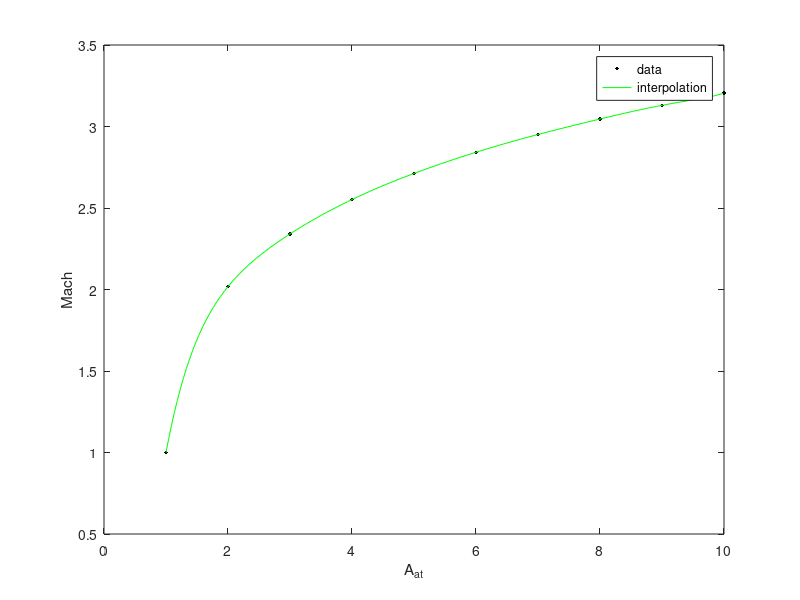

Reproduce this figure in MATLAB. (Note: this script raises an error after producing the figure.)
%% CALCOLO DELLO SCAMBIO TERMICO NELL'UGELLO AGGIUNTIVO
% scambio convettivo, liquid rocket design da pagina 110

clear
close all
clc


% valori nel punto di aggiunta dell'estensione dell'ugello

T_c = 6429*0.975^2; % R            temperatura in camera di combustione con fattore correttivo
p_c = 1124.85;    % psia         

g   = 1.2439;     % /            Gamma dei gas combusti 1:10
mm  = 22.26;       % lb/mol       Massa molare 
cp  = 1.1225;     % btu/lb*F     Specific heat at constant pressure a 1:10
c_star = 5929.2;  % ft/s         

%T_g = 3012.64;    % R            Temperatura gas combusti in 1:10
R_10 = 57.58;     % in           Raggio nel punto di 1:10

f_wg   = 0.8;     %              T_wg/Tc 
%R_d    = 2090;       % in^2*s*F/btu Thermal resistance caused by the solid deposition

R = ((666.75 + 169.80)/2)/25.4;         % in           mean Radius of curvature of nozzle contour (media interno/esterno) (parte nozzle)

    % /           Rapporto area gola / inizio ugello aggiunto

   %              Correction factor for property variations across the boundary layer (all'uscita dal nozzle)

gg = 32.2;        % ft/s^2       Accelerazione gravitazionale


% OSS: R_d, f_aw, sigma sono presi da pagina 111 del liquid rocket design

% CALCOLI:

mu = 46.6e-10 * (mm^0.5) * (T_c^0.6);      % viscosità
Pr_1 = (4*g) / ( 9*g - 5 );

% hg = (0.026/((R_10*2)^0.2)) * (mu^0.2 * cp / ...
%     (Pr^0.6)) * (p_c * gg / c_star)^0.8 * (((R_10*2) / R)^0.1 ) ...
% * (rapp_A)^0.9 * sigma; % gas side heat transfer coefficient [btu/in^2*sec*F]
% 
% h_gc = 1 / ( (1/hg) + R_d ); % btu/in^2*sec*F     overall gas-side thermal conductance 
% 
% q = h_gc * (T_aw - T_wg); %Heat flux or heat transferred across the stagnant 
% % gas film per unit surface area per unit time [btu/in^2*sec]
% 
% q_real = q * 1055.06/ 0.00064516;    % Heat flux [J/m^2*s]

r = Pr_1^0.33;




%% h_g calculation h_g = a*b*c
r_t = 17.5; %inch

a = (0.026/((r_t*2)^0.2)) * ((mu^0.2) * cp / (Pr_1^0.6)) * ((p_c * gg / c_star)^0.8) * ( ((r_t*2) / R)^0.1 );
a_vec = a*ones(100,1);
xx = linspace(0, 112.98, 100)'; %inch - discretizzazione lunghezza ugello sull'asse di simmetria
cc = 0.8*0.445*39.37/tan(deg2rad(15));
rapp = (xx/cc + 1).^-2;
b_vec = rapp.^0.9;

% c_vec    =  [0.95, 0.82, 0.79, 0.78, 0.77,0.76, 0.75, 0.72,0.71 ,0.7]; %sigma_vec 
% poly     =  polyfit(1:10, c_vec, 2);
% y_poly   =  polyval(poly, linspace(1,10,100));
% h_g1_10  =  a_vec.*b_vec.*y_poly;


 
%q_conv   = (T_aw - T_wg) * h_g1_10* 1055.06/ 0.00064516;

%% mach number interpolation (da Ae/At 1 a 10)
A_at  = linspace(1,10,10);
Mach = [1, 2.018, 2.341, 2.552, 2.712, 2.842, 2.951, 3.046, 3.130, 3.205];

figure
grid on;
grid minor;
plot(A_at, Mach, '.k', 'MarkerSize', 8);
xlabel('A_{at}');
ylabel('Mach')
hold on

for i = 1:9
    poly = polyfit(A_at, Mach, i);
    poly_Mach = polyval(poly, A_at);
    [m(i), k(i)] = max(abs(poly_Mach - Mach));
end

poly = polyfit(A_at, Mach, 9);
Aree = rapp.^-1;
poly_Mach = (polyval(poly, Aree));
plot(Aree, poly_Mach, 'green');
legend('data', 'interpolation');

poly_rd = R_d(Aree);
poly_rd = poly_rd';

%%

n = 100; %numero di stazioni tra gola e rapporto 10:1
%T_wg = 0.8*6429*ones(n,1);
T_wg = 5000*ones(n,1);
M = poly_Mach;
T_c = T_c*ones(100,1);
T_ci = zeros(100,1);
T_co = zeros(100,1);
T_wc = zeros(100,1);
T_aw = T_c.*(1 + (r* ((g-1)/2) *(poly_Mach.^2))) ./ (1 + (((g-1)/2) *(poly_Mach.^2)));
T_cool = zeros(n,1);
T_iniziale_coolant = (527 + 600)/2;
T_cool(1) = T_iniziale_coolant; %Rankine -
m_dot_cool = 1145.219881; %lb/s

c_spec_rp1 = 0.5; %btu / lb F 
%R = r_t*sqrt(linspace(1,10,100));
dx = (xx(end)/n);
T_ci(1) = T_iniziale_coolant;
lambda_wall = 3.86*1e-4; %dati design of LRE systems Huzel et al. pag 119 pdfk_cool = 1.78*1e-6; % dati design of LRE ..
mu_cool  = 4.16*1e-5; % dati deisgn  of LRE 
k_cool = 1.78*1e-6;
Pr = (mu_cool*c_spec_rp1/k_cool);

n_tubes_pre  = 178;
n_tubes_post = 356;
diam_tubes_ext   = zeros(100,1);

L_3 = 0.80 * ((sqrt(3) - 1) * 0.4445)/ (tan(deg2rad(15))) * 39.37; %inches (factor 39.37  convert from m to inches)


for k = 1:100

    if xx(k) < L_3

        diam_tubes_ext(k) = 2*pi*(r_t * sqrt(Aree(k))) / n_tubes_pre;
    else
        diam_tubes_ext(k) = 2*pi*(r_t * sqrt(Aree(k))) / n_tubes_post;
    
    end

end

t = 0.0319; %spessore tubi in inches
d_tubes_int = diam_tubes_ext - 2*t;
area_tubes_int = (pi/4) * d_tubes_int.^2;
G = m_dot_cool./area_tubes_int;

% questo modello RPA (ciclo iterativo) non considera il deposito carbonioso del flusso di gas
while k > 0.05
    T_wg(1)
    T_wg_i = T_wg; %per check convergenza
   
    
    sigma_vec = (((0.5*T_wg./T_c) .* (1 + (M.^2) * 0.2439/2) + 1/2).^(-0.68)).*(1 + (M.^2) * 0.2439/2).^(-0.12);
    alfa_t = a_vec.*b_vec.*sigma_vec;
    alfa_t = (alfa_t.^-1 + poly_rd).^-1;
    q_gas_side = alfa_t.*(T_aw - T_wg)
    Radius = r_t*(rapp.^(-1/2));
   
    dT_cool = (2*pi*flip(Radius).*flip(q_gas_side)*dx)./(m_dot_cool*c_spec_rp1);
   
    for i = 1:n-1
        T_ci(i+1) = T_ci(i) + dT_cool(i);
        T_co(i+1) = T_ci(i);
    end
    T_co(1) = T_ci(2);
    T_cool = (T_ci + T_co)/2;
    T_wc = T_wg - q_gas_side*t/lambda_wall;
    h_cool_side = 0.029 * c_spec_rp1 * ((mu_cool^(0.2)) / ((Pr)^(2/3))) .* ( (G.^0.8) ./ (d_tubes_int.^0.2) ) .* (T_cool./T_wc).^0.55;
    %STEP DI ITERAZIONE -> RIDEFINIRE T_WC E T_WG;
    T_wc = flip(T_cool) + q_gas_side./h_cool_side;
    T_wg = (q_gas_side*t/lambda_wall) + T_wc;
    T_wg_i1 = T_wg;
    k = (abs(T_wg_i1 - T_wg_i))./T_wg_i;
    k = min(k);

end

figure;
plot(xx, T_wg,'Color', 'r');
xlabel('asse nozzle [inch]');
ylabel('Temp. wall lato gas T[R]')
hold on;
%plot(xx, T_aw*(5/9),'Color', 'b')
plot(xx, T_wc,'Color', 'g')
xlabel('asse nozzle [inch]');
ylabel('Temp. wall lato coolant T[R]')
plot(xx, flip(T_cool))
xlabel('asse nozzle [inch]');
ylabel('Temp. coolant T[R]')
grid on;
figure;
plot(xx, q_gas_side);
xlabel('asse nozzle [inch]');
ylabel('flusso di calore q[btu/inch^2 s]')

grid on;

%% Pressure drop 
l_nozzle= 3.1898; % nozzle arc length 
dp = zeros(n,1);
rho_rp1 = 0.0293; %lb/inch^3

for i=1:n
   
    if i < 35
        num = 178;
    else 
        num = 356;
    end
    PI = pi*d_tubes_int(i)*num;
    A  = num* pi * d_tubes_int(i)^2 / 4;
    w  = m_dot_cool/(rho_rp1*A);
    Re = rho_rp1 * w * d_tubes_int(i) / mu_cool;
    lambda = 64/Re;
    d_eq = 4*A/PI;
    dp(i) = lambda*(dx/d_eq)*rho_rp1*w^2 / 2;

end

dP = sum(dp)/14.54;


%%


 %T_co  = 1588.25; % °R - temperatura del cooling all'ingresso. 
 %c_pvc = 0.655;   % btu/(lb F) - specific heat at costant pressure
 %eta_c = 0.50;    % .25 - .65 valori tipici
% 
 %rapp = (T_aw - T_wg)/(T_aw - T_co);
% esp  = (h_gc_vec./(c_pvc*eta_c));
 %rapp_2 = 1/rapp;
% G_c  = esp./log(rapp_2) *703.0696; % kg/(m^2 sec)
% area = 19.9877; % [m^2] internal nozzle area from 10:1 to 16:1
 %G_total = G_c * area;
 
 
 %figure;
% plot(xx, q_conv, 'o');
% grid on;
% m_dot = 519.463;
 
% R = [R flip(R)];
% c_spec_rp1 = 2093.399; %j/kgK
% dx = (xx(end)-xx(1))/100;
% q_conv = [q_conv(1:end-1), q_conv];
 
 %for i = 2:199
 %    T(1) = 298.15;
 %    T(i) = T(i-1) + 2*pi*R(i)*dx*(q_conv(i))/(m_dot*c_spec_rp1);
 %end
 %xx = [xx(1:end-1) ,flip(xx)];
 %figure;
 %plot(xx, T, 'o');
 %legend("Cooling Temperature")
 %xlabel("Axis Lenght [m]");
 %ylabel("Cooling RP-1 temperature [K]");
 %grid on;
% grid minor;
 
% q_conv = q_conv(1:100)/(1055.06/ 0.00064516);
% Twg_vec = T_aw*ones(1,100) - q_conv./h_g1_10;
 
% figure;
 %plot(xx(1:100), Twg_vec, 'o');
